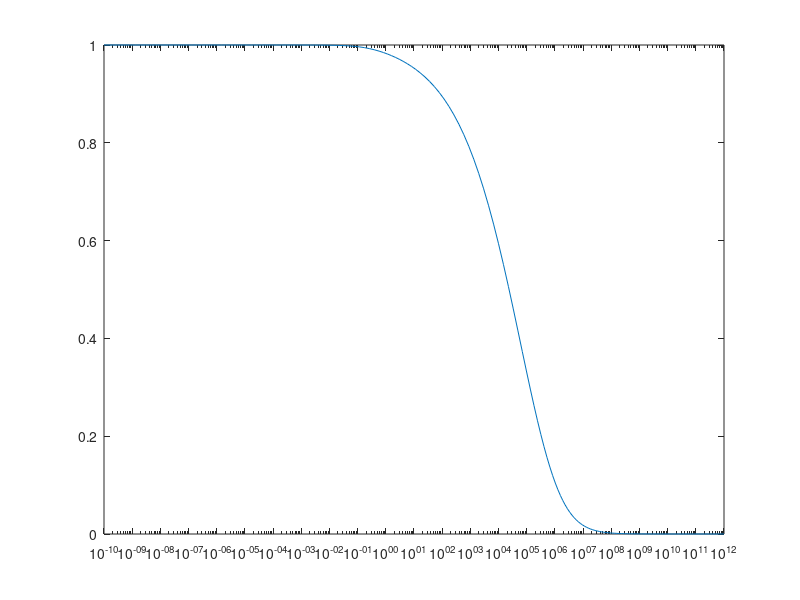
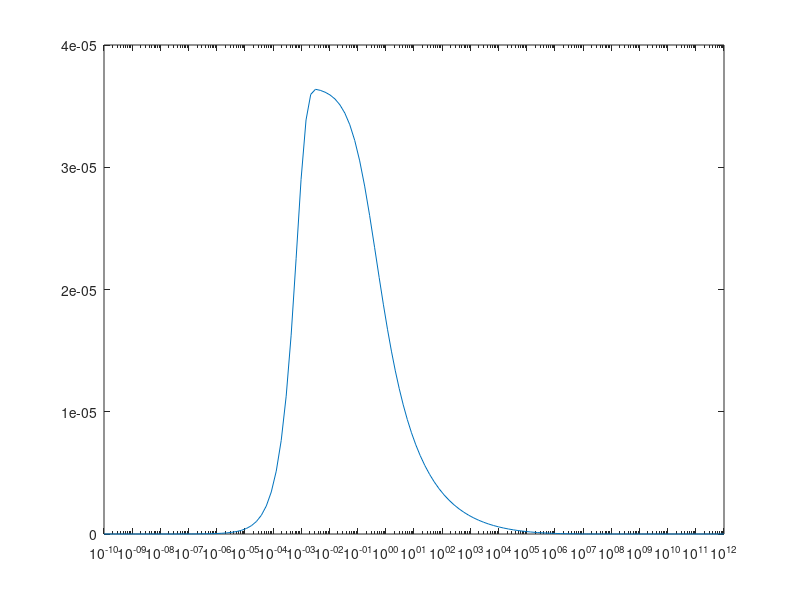
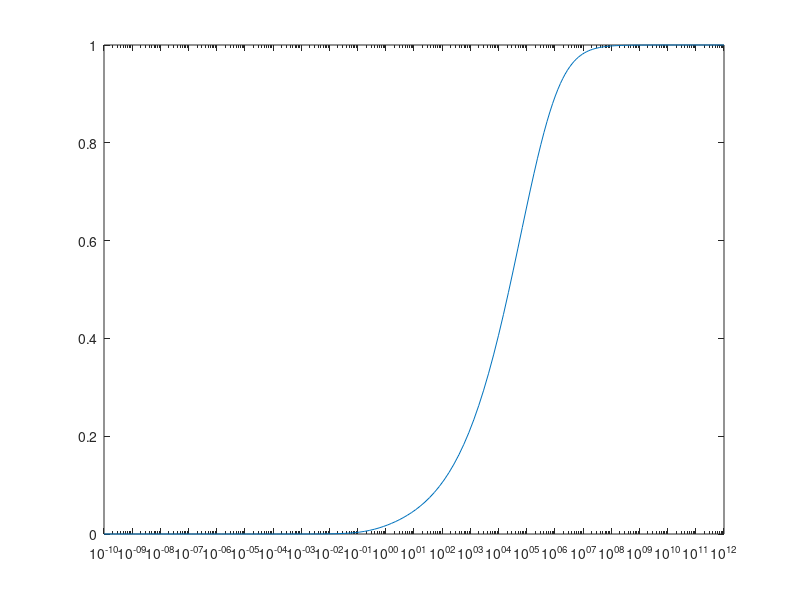
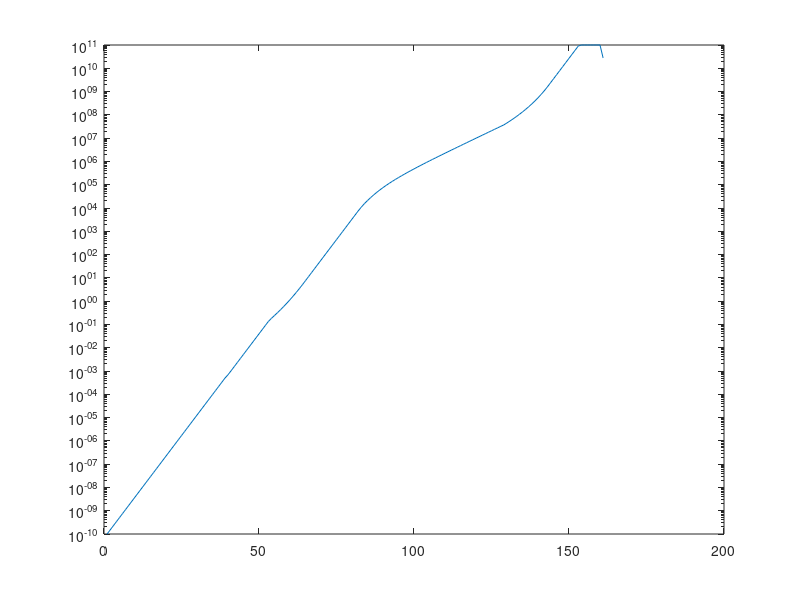

Reproduce these figures in MATLAB, in order.
roberF = @(t, y) [-0.04 * y(1) + 10e4 * y(2) * y(3); ...
    0.04 * y(1) - 10e4 * y(2) * y(3) - 3e7 * y(2)^2; ...
    3e7 * y(2)^2];
options = odeset('InitialStep', 1e-10);
[t, y] = ode23s(roberF, [0, 10e11], [1; 0;0], options);


for i = 1 : 3
    figure
    semilogx(t, y(:, i))
end

figure
semilogy(t(2 : end) - t(1 : end - 1))
